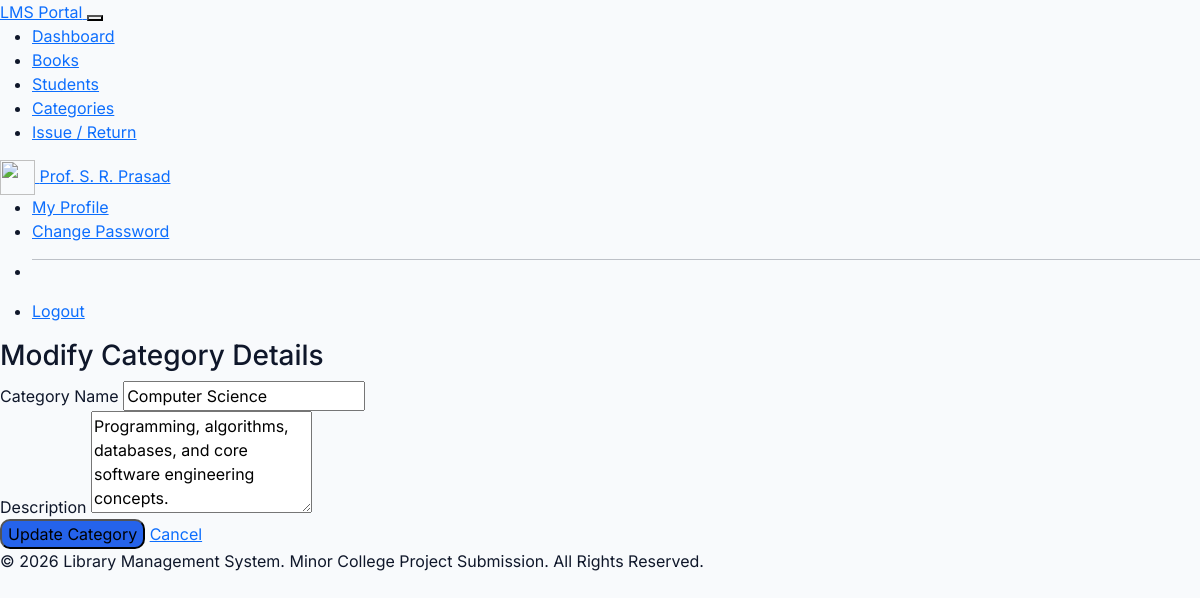
Screenshot of /categories/edit.php?id=1 (signed in) with the database file from the repository.
### tables this page shows
CREATE TABLE `categories` (
  `id` INT(11) NOT NULL AUTO_INCREMENT,
  `name` VARCHAR(100) NOT NULL UNIQUE,
  `description` TEXT DEFAULT NULL,
  PRIMARY KEY (`id`)
);

### categories/edit.php (the view, shortened to what this page needs)
<?php
$root_dir = '../';
require_once $root_dir . 'includes/header.php';
require_once $root_dir . 'includes/navbar.php';
require_once $root_dir . 'config/db.php';
$cat_id = (int)$_GET['id'];
$stmt = $conn->prepare("SELECT * FROM categories WHERE id = ?");
$stmt->execute([$cat_id]);
$category = $stmt->fetch();
?>
<div className="container py-5">
    <div className="max-w-xl mx-auto">
        <div className="d-flex align-items-center gap-2 mb-4">
            <h3 className="fw-black text-slate-900 mb-0">Modify Category Details</h3>
        </div>
        <div className="card border-0 shadow-sm rounded-4 p-4 bg-white">
            <form action="edit.php?id=<?php echo $cat_id; ?>" method="POST" className="space-y-4 text-xs">
                <div className="mb-3">
                    <label className="form-label font-bold text-slate-700">Category Name</label>
                    <input type="text" name="name" required className="form-control" placeholder="Name" value="<?php echo htmlspecialchars($category['name']); ?>">
                </div>
                <div className="mb-4">
                    <label className="form-label font-bold text-slate-700">Description</label>
                    <textarea name="description" rows="4" className="form-control" placeholder="Describe section..."><?php echo htmlspecialchars($category['description']); ?></textarea>
                </div>
                <div className="pt-3 flex gap-2">
                    <button type="submit" className="btn btn-primary px-4 py-2.5 fw-semibold border-0 text-xs" style="background-color: var(--brand-blue); border-radius:10px;">
                        Update Category
                    </button>
                    <a href="index.php" className="btn btn-light px-4 py-2.5 border text-xs" style="border-radius:10px;">Cancel</a>
                </div>
            </form>
        </div>
    </div>
</div>
<?php require_once $root_dir . 'includes/footer.php'; ?>

### includes/header.php (style rules this page uses)
:root { --brand-blue: #2563eb; --brand-blue-dark: #1e40af; --brand-light: #f8fafc; --brand-gray: #e2e8f0; }
body { font-family: 'Inter', sans-serif; background-color: var(--brand-light); color: #0f172a; }

### rows the page displays
categories: name "Computer Science", description "Programming, algorithms, databases, and core software engineering concepts."

### other values shown
$_SESSION['admin_name'] "Prof. S. R. Prasad"
